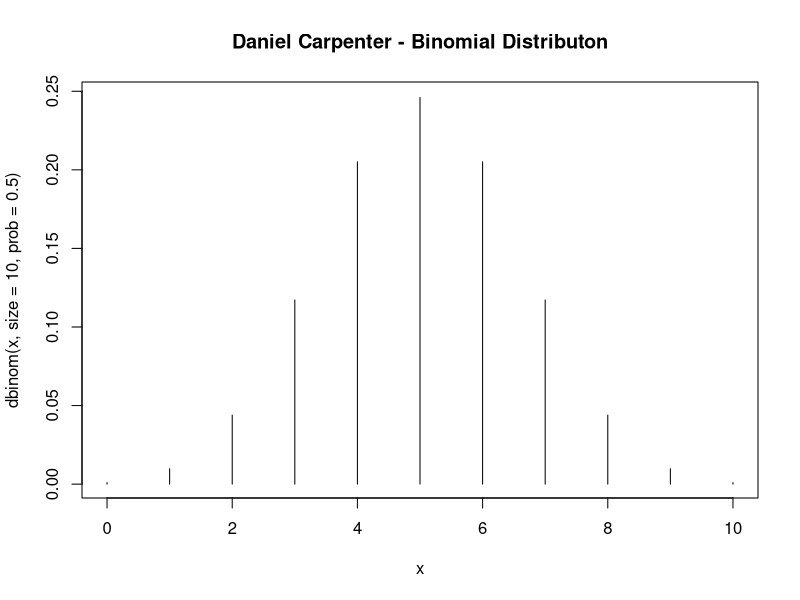

Write R code to recreate this figure.
## ---- chunk 1
knitr::opts_chunk$set(echo = TRUE)
## ---- chunk 2
dmybin <- function(X, n, p) {
  
  # Change X to k to be consistent with textbook
  k = X
  
  # Calculate the binomial coefficient (N k)
  binomialCoefficient <- choose(n, X)
  
  # Return the discrete binomial calculation
  return(binomialCoefficient * p^k * (1 - p)^(n - k))
}
## ---- chunk 3
y.dmybin = dmybin(X=0:4, n=10, p=0.5)
y.dmybin
## ---- chunk 4
y.dbinom = dbinom(x=0:4, size=10, prob=0.5)
y.dbinom
## ---- chunk 5
pmybin <- function(dmybin, x, n, p) {
  
  # Return the Cumulative Probability
  return(sum(dmybin(0:x, n, p)))
}
## ---- chunk 6
cumulativeProbability.pmybin <- pmybin(dmybin, x=5, n=10, p=0.5)
cumulativeProbability.pmybin
## ---- chunk 7
cumulativeProbability.pbinom <- pbinom(q = 5, size=10, prob=0.5)
cumulativeProbability.pbinom
## ---- chunk 8
x = 0:10

plot(x = 0:10, 
     y = dbinom(x, size = 10, prob = 0.5),
     type = 'h', # h := histogram like
     main = 'Daniel Carpenter - Binomial Distributon',
     xlab = 'x')
## ---- chunk 9
